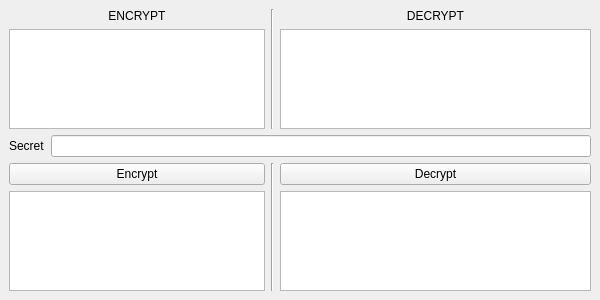
<?xml version="1.0" encoding="UTF-8"?>
<ui version="4.0">
 <class>MainWindow</class>
 <widget class="QMainWindow" name="MainWindow">
  <property name="geometry">
   <rect>
    <x>0</x>
    <y>0</y>
    <width>600</width>
    <height>300</height>
   </rect>
  </property>
  <property name="windowTitle">
   <string>MainWindow</string>
  </property>
  <widget class="QWidget" name="centralwidget">
   <layout class="QGridLayout" name="gridLayout">
    <item row="1" column="3">
     <widget class="QPlainTextEdit" name="inputDecryptPte"/>
    </item>
    <item row="2" column="0">
     <widget class="QLabel" name="label_3">
      <property name="sizePolicy">
       <sizepolicy hsizetype="Fixed" vsizetype="Preferred">
        <horstretch>0</horstretch>
        <verstretch>0</verstretch>
       </sizepolicy>
      </property>
      <property name="text">
       <string>Secret</string>
      </property>
     </widget>
    </item>
    <item row="0" column="3">
     <widget class="QLabel" name="label_2">
      <property name="text">
       <string>DECRYPT</string>
      </property>
      <property name="alignment">
       <set>Qt::AlignCenter</set>
      </property>
     </widget>
    </item>
    <item row="3" column="3">
     <widget class="QPushButton" name="decryptBtn">
      <property name="text">
       <string>Decrypt</string>
      </property>
     </widget>
    </item>
    <item row="4" column="3">
     <widget class="QPlainTextEdit" name="outputDecryptPte">
      <property name="readOnly">
       <bool>true</bool>
      </property>
     </widget>
    </item>
    <item row="1" column="0" colspan="2">
     <widget class="QPlainTextEdit" name="inputEncryptPte"/>
    </item>
    <item row="3" column="0" colspan="2">
     <widget class="QPushButton" name="encryptBtn">
      <property name="text">
       <string>Encrypt</string>
      </property>
     </widget>
    </item>
    <item row="4" column="0" colspan="2">
     <widget class="QPlainTextEdit" name="outputEncryptPte">
      <property name="readOnly">
       <bool>true</bool>
      </property>
     </widget>
    </item>
    <item row="3" column="2" rowspan="2">
     <widget class="Line" name="line">
      <property name="orientation">
       <enum>Qt::Vertical</enum>
      </property>
     </widget>
    </item>
    <item row="2" column="1" colspan="3">
     <widget class="QLineEdit" name="secretLE"/>
    </item>
    <item row="0" column="2" rowspan="2">
     <widget class="Line" name="line_2">
      <property name="orientation">
       <enum>Qt::Vertical</enum>
      </property>
     </widget>
    </item>
    <item row="0" column="0" colspan="2">
     <widget class="QLabel" name="label">
      <property name="text">
       <string>ENCRYPT</string>
      </property>
      <property name="alignment">
       <set>Qt::AlignCenter</set>
      </property>
     </widget>
    </item>
   </layout>
  </widget>
 </widget>
 <resources/>
 <connections/>
</ui>
